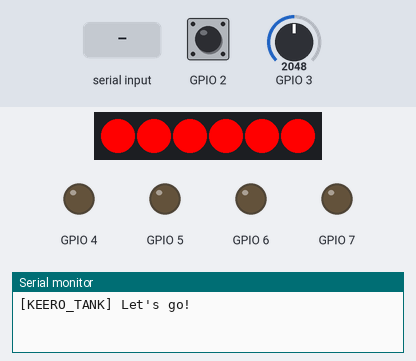
Simulated run of this program. Board: ESP32-C3. Shown: 6 RGB LEDs in strip order, left to right, output pins drawn as LEDs (lit = HIGH), the last lines printed to the serial monitor. The test bench sets the inputs (shaded band); at power-on: GPIO 2 HIGH, GPIO 3 = 2048. Dim RGB values are drawn brighter than linear.

Above: at 5.66 s.
5.7 s: "d90\n" received over the second serial link
At 6.63 s:
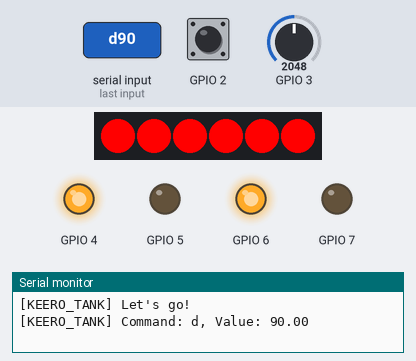
At 7.1 s:
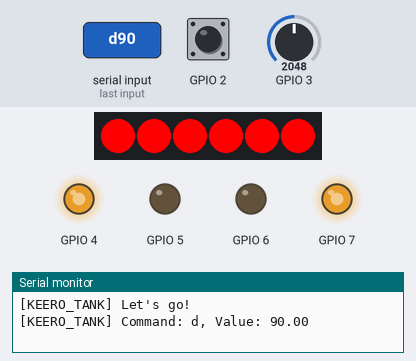
7.8 s: GPIO 2 pulled LOW for 1 s
At 8.26 s:
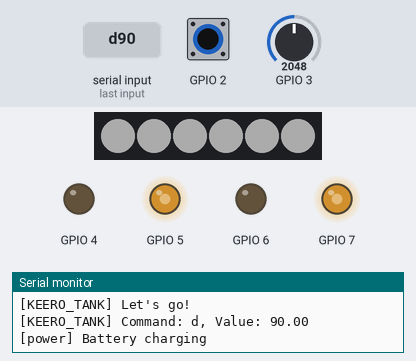
9.4 s: GPIO 3 set to 2866
12.4 s: GPIO 3 set to 2192
15.4 s: GPIO 3 set to 2136
18.4 s: GPIO 2 pulled LOW for 3.2 s
At 19.69 s:
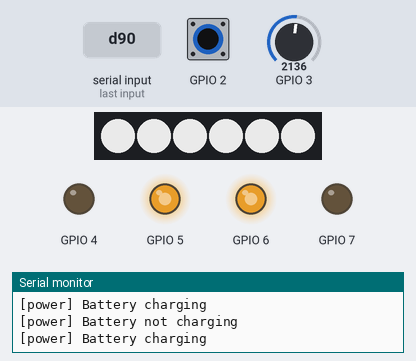
Timing chart, 0 to 23.2 s (numbered marks = the images above; inputs shaded):
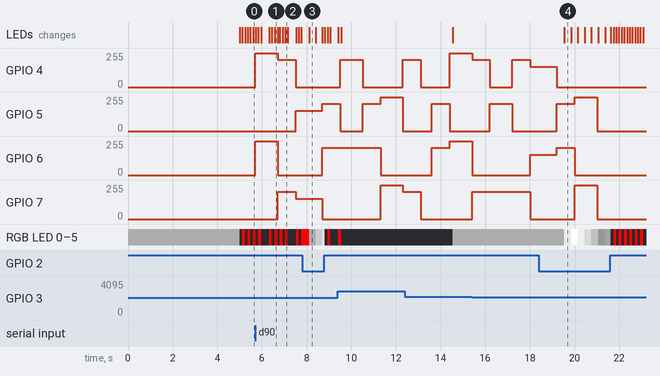

The program:

main.cpp
```cpp
#include <Arduino.h>

#include <stdio.h>
#include <string.h>
#include <stdlib.h>

#include "freertos/FreeRTOS.h"
#include "freertos/task.h"

#include "light_control.h"
#include "motion_control.h"
#include "power_management.h"

static const char *TAG = "KEERO_TANK";

#define UART_ECHO_TXD (10)
#define UART_ECHO_RXD (18)

#define ECHO_UART_BAUD_RATE     (115200)
#define ECHO_TASK_STACK_SIZE    (4096)
#define BUF_SIZE                (1024)

static void echo_task(void *arg)
{
    (void)arg;

    Serial1.begin(ECHO_UART_BAUD_RATE, SERIAL_8N1, UART_ECHO_RXD, UART_ECHO_TXD);

    uint8_t *data = (uint8_t *)malloc(BUF_SIZE);
    if (data == NULL) {
        Serial.printf("[%s] Failed to allocate UART buffer\n", TAG);
        vTaskDelete(NULL);
        return;
    }

    int uart_read_count = 0;

    while (1) {
        int len = 0;
        int avail = Serial1.available();
        if (avail > 0) {
            len = avail;
            if (len > (BUF_SIZE - 1)) {
                len = BUF_SIZE - 1;
            }
            len = Serial1.readBytes(data, len);
            Serial1.write(data, len);
        }

        if (len > 0) {
            data[len] = '\0';

            char command;
            float value = 0.0f;
            float x_value = 0.0f;
            float y_value = 0.0f;

            if ((sscanf((const char *)data, "x%f y%f", &x_value, &y_value) == 2) ||
                (sscanf((const char *)data, "x%fy%f", &x_value, &y_value) == 2)) {
                uart_read_count = 0;
                Serial.printf("[%s] Parsed x: %.2f, y: %.2f\n", TAG, x_value, y_value);
                keero_motion_control(x_value, y_value);
            } else if (sscanf((const char *)data, "%c%f", &command, &value) == 2) {
                Serial.printf("[%s] Command: %c, Value: %.2f\n", TAG, command, value);
                if (command == 'w') {
                    rgb_ws2812_mode_set((light_mode_t)value);
                    set_power_current_light_mode((light_mode_t)value);
                } else if (command == 'c') {
                    set_motor_speed_coefficients(value);
                } else if (command == 'd') {
                    keero_dance();
                }
            } else {
                Serial.printf("[%s] Unknown command: %s\n", TAG, (char *)data);
            }
        }

        uart_read_count++;
        if (uart_read_count > 25) {
            uart_read_count = 0;
            keero_motion_control(0, 0);
        }

        vTaskDelay(pdMS_TO_TICKS(20));
    }
}

static void app_main_logic(void)
{
    Serial.printf("[%s] Let's go!\n", TAG);
    motor_ledc_init();
    rgb_ws2812_init();
    battery_voltage_monitor_start();
    xTaskCreate(echo_task, "uart_echo_task", ECHO_TASK_STACK_SIZE, NULL, 10, NULL);
}

void setup()
{
    Serial.begin(115200);
    app_main_logic();
}

void loop()
{
    vTaskDelay(pdMS_TO_TICKS(1000));
}
```

Measured:
- after the input at 5.7 s, GPIO 4: 0/255 → 255/255 at once, → 204/255 1.0 s later, → 0/255 0.80 s later; GPIO 5: 0/255 → 153/255 after 1.8 s; GPIO 6: 0/255 → 255/255 at once, → 0/255 1.0 s later; GPIO 7: 0/255 → 204/255 after 1.0 s, → 153/255 0.80 s later
- after the input at 7.8 s, the LEDs: change after 0.31 s (image 3)
